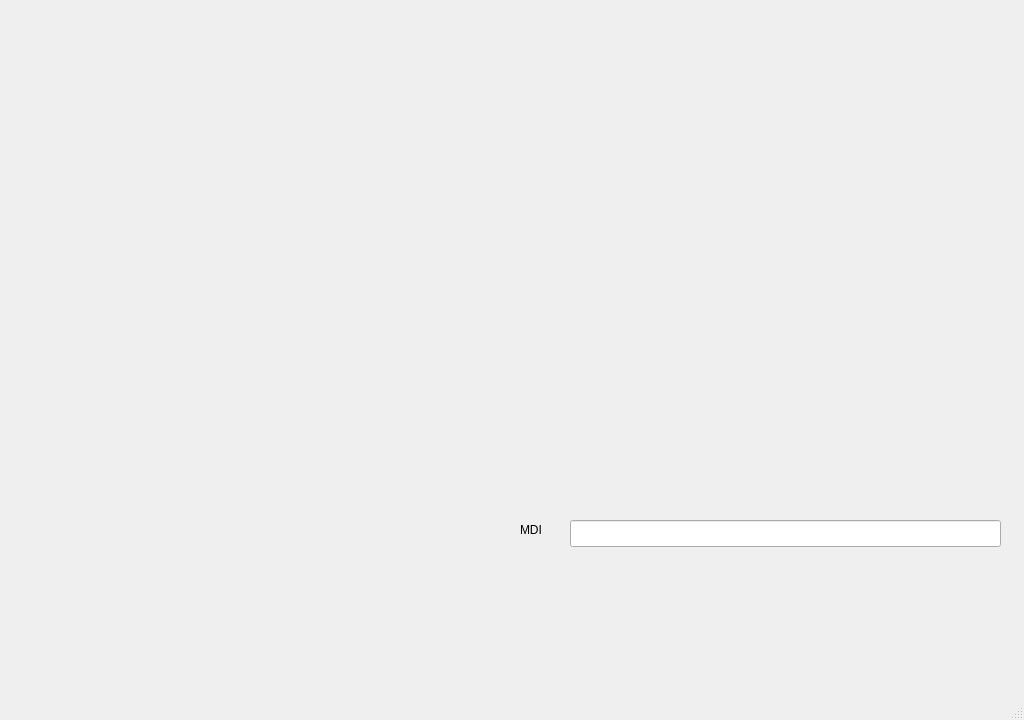
<?xml version="1.0" encoding="UTF-8"?>
<ui version="4.0">
 <class>MainWindow</class>
 <widget class="QMainWindow" name="MainWindow">
  <property name="geometry">
   <rect>
    <x>0</x>
    <y>0</y>
    <width>1024</width>
    <height>720</height>
   </rect>
  </property>
  <property name="sizePolicy">
   <sizepolicy hsizetype="Fixed" vsizetype="Fixed">
    <horstretch>0</horstretch>
    <verstretch>0</verstretch>
   </sizepolicy>
  </property>
  <property name="minimumSize">
   <size>
    <width>800</width>
    <height>600</height>
   </size>
  </property>
  <property name="maximumSize">
   <size>
    <width>1440</width>
    <height>720</height>
   </size>
  </property>
  <property name="windowTitle">
   <string>MainWindow</string>
  </property>
  <widget class="QWidget" name="centralwidg">
   <widget class="QPushButton" name="pushButton">
    <property name="geometry">
     <rect>
      <x>130</x>
      <y>100</y>
      <width>50</width>
      <height>50</height>
     </rect>
    </property>
    <property name="text">
     <string>Открыть файл</string>
    </property>
   </widget>
   </widget>
  <widget class="QWidget" name="centralwidget">
   <widget class="PlotWidget" name="graphWidget" native="true">
    <property name="geometry">
     <rect>
      <x>510</x>
      <y>10</y>
      <width>500</width>
      <height>500</height>
     </rect>
    </property>
    <property name="sizePolicy">
     <sizepolicy hsizetype="Expanding" vsizetype="Expanding">
      <horstretch>0</horstretch>
      <verstretch>0</verstretch>
     </sizepolicy>
    </property>
   </widget>
   <widget class="QLineEdit" name="lineEdit">
    <property name="geometry">
     <rect>
      <x>570</x>
      <y>520</y>
      <width>431</width>
      <height>27</height>
     </rect>
    </property>
   </widget>
   <widget class="QLabel" name="MDI">
    <property name="geometry">
     <rect>
      <x>520</x>
      <y>520</y>
      <width>31</width>
      <height>19</height>
     </rect>
    </property>
    <property name="text">
     <string>MDI</string>
    </property>
   </widget>
  </widget>
  <widget class="QMenuBar" name="menubar">
   <property name="geometry">
    <rect>
     <x>0</x>
     <y>0</y>
     <width>1024</width>
     <height>24</height>
    </rect>
   </property>
  </widget>
  <widget class="QStatusBar" name="statusbar"/>
 </widget>
 <customwidgets>
  <customwidget>
   <class>PlotWidget</class>
   <extends>QWidget</extends>
   <header>pyqtgraph</header>
   <container>1</container>
  </customwidget>
 </customwidgets>
 <resources/>
 <connections/>
</ui>
